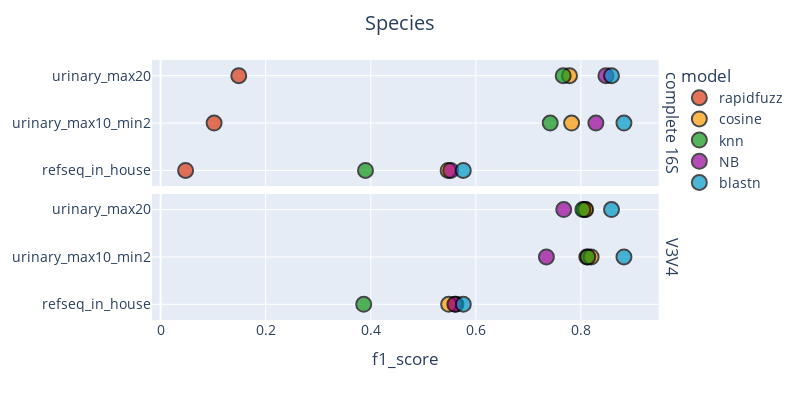

The notebook cell saved with this chart:
### Code cell
plt.Figure()


fig = px.scatter(
    species_scores,
    y = 'ref db', 
    x = 'f1_score', 
    color_discrete_sequence=px.colors.qualitative.G10[1:],
    color = 'model', 
    facet_row = 'region', 
    opacity = 0.7)

fig.update_traces(marker = dict(size = 15, line = dict(width = 2, color = 'black')), y0 = 0.5, dy = 0.1)
#fig.update_layout(legend = dict(font = dict(size = 15)))
fig.update_layout(font_size = 14, autosize = False, width = 800, height = 400, showlegend = True, title = dict(text = 'Species', x = 0.5))
fig.layout.annotations[0]['text'] = 'V3V4'
fig.layout.annotations[1]['text'] = 'complete 16S'
fig.update_annotations(font_size = 16)
fig.update_yaxes(title = None)




fig.show()

### Figure 1 — Plotly figure (JSON) as saved in the notebook; plotly's stock layout.template omitted (floating-point values rounded to 4 significant figures)
{"data": [{"dy": 0.1, "hovertemplate": "model=rapidfuzz<br>region=dna_seq<br>f1_score=%{x}<br>ref db=%{y}<extra></extra>", "legendgroup": "rapidfuzz", "marker": {"color": "#DC3912", "line": {"color": "black", "width": 2}, "opacity": 0.7, "size": 15, "symbol": "circle"}, "mode": "markers", "name": "rapidfuzz", "orientation": "h", "showlegend": true, "type": "scatter", "x": [0.04751, 0.1018, 0.1487], "xaxis": "x2", "y": ["refseq_in_house", "urinary_max10_min2", "urinary_max20"], "y0": 0.5, "yaxis": "y2"}, {"dy": 0.1, "hovertemplate": "model=rapidfuzz<br>region=V3V4<br>f1_score=%{x}<br>ref db=%{y}<extra></extra>", "legendgroup": "rapidfuzz", "marker": {"color": "#DC3912", "line": {"color": "black", "width": 2}, "opacity": 0.7, "size": 15, "symbol": "circle"}, "mode": "markers", "name": "rapidfuzz", "orientation": "h", "showlegend": false, "type": "scatter", "x": [0.5622, 0.8112, 0.8072], "xaxis": "x", "y": ["refseq_in_house", "urinary_max10_min2", "urinary_max20"], "y0": 0.5, "yaxis": "y"}, {"dy": 0.1, "hovertemplate": "model=cosine<br>region=dna_seq<br>f1_score=%{x}<br>ref db=%{y}<extra></extra>", "legendgroup": "cosine", "marker": {"color": "#FF9900", "line": {"color": "black", "width": 2}, "opacity": 0.7, "size": 15, "symbol": "circle"}, "mode": "markers", "name": "cosine", "orientation": "h", "showlegend": true, "type": "scatter", "x": [0.5472, 0.7823, 0.7784], "xaxis": "x2", "y": ["refseq_in_house", "urinary_max10_min2", "urinary_max20"], "y0": 0.5, "yaxis": "y2"}, {"dy": 0.1, "hovertemplate": "model=cosine<br>region=V3V4<br>f1_score=%{x}<br>ref db=%{y}<extra></extra>", "legendgroup": "cosine", "marker": {"color": "#FF9900", "line": {"color": "black", "width": 2}, "opacity": 0.7, "size": 15, "symbol": "circle"}, "mode": "markers", "name": "cosine", "orientation": "h", "showlegend": false, "type": "scatter", "x": [0.5483, 0.8195, 0.8091], "xaxis": "x", "y": ["refseq_in_house", "urinary_max10_min2", "urinary_max20"], "y0": 0.5, "yaxis": "y"}, {"dy": 0.1, "hovertemplate": "model=knn<br>region=dna_seq<br>f1_score=%{x}<br>ref db=%{y}<extra></extra>", "legendgroup": "knn", "marker": {"color": "#109618", "line": {"color": "black", "width": 2}, "opacity": 0.7, "size": 15, "symbol": "circle"}, "mode": "markers", "name": "knn", "orientation": "h", "showlegend": true, "type": "scatter", "x": [0.39, 0.7416, 0.7663], "xaxis": "x2", "y": ["refseq_in_house", "urinary_max10_min2", "urinary_max20"], "y0": 0.5, "yaxis": "y2"}, {"dy": 0.1, "hovertemplate": "model=knn<br>region=V3V4<br>f1_score=%{x}<br>ref db=%{y}<extra></extra>", "legendgroup": "knn", "marker": {"color": "#109618", "line": {"color": "black", "width": 2}, "opacity": 0.7, "size": 15, "symbol": "circle"}, "mode": "markers", "name": "knn", "orientation": "h", "showlegend": false, "type": "scatter", "x": [0.3866, 0.8133, 0.8037], "xaxis": "x", "y": ["refseq_in_house", "urinary_max10_min2", "urinary_max20"], "y0": 0.5, "yaxis": "y"}, {"dy": 0.1, "hovertemplate": "model=NB<br>region=dna_seq<br>f1_score=%{x}<br>ref db=%{y}<extra></extra>", "legendgroup": "NB", "marker": {"color": "#990099", "line": {"color": "black", "width": 2}, "opacity": 0.7, "size": 15, "symbol": "circle"}, "mode": "markers", "name": "NB", "orientation": "h", "showlegend": true, "type": "scatter", "x": [0.5522, 0.8285, 0.8476], "xaxis": "x2", "y": ["refseq_in_house", "urinary_max10_min2", "urinary_max20"], "y0": 0.5, "yaxis": "y2"}, {"dy": 0.1, "hovertemplate": "model=NB<br>region=V3V4<br>f1_score=%{x}<br>ref db=%{y}<extra></extra>", "legendgroup": "NB", "marker": {"color": "#990099", "line": {"color": "black", "width": 2}, "opacity": 0.7, "size": 15, "symbol": "circle"}, "mode": "markers", "name": "NB", "orientation": "h", "showlegend": false, "type": "scatter", "x": [0.5601, 0.7343, 0.7674], "xaxis": "x", "y": ["refseq_in_house", "urinary_max10_min2", "urinary_max20"], "y0": 0.5, "yaxis": "y"}, {"dy": 0.1, "hovertemplate": "model=blastn<br>region=dna_seq<br>f1_score=%{x}<br>ref db=%{y}<extra></extra>", "legendgroup": "blastn", "marker": {"color": "#0099C6", "line": {"color": "black", "width": 2}, "opacity": 0.7, "size": 15, "symbol": "circle"}, "mode": "markers", "name": "blastn", "orientation": "h", "showlegend": true, "type": "scatter", "x": [0.882, 0.8583, 0.5761], "xaxis": "x2", "y": ["urinary_max10_min2", "urinary_max20", "refseq_in_house"], "y0": 0.5, "yaxis": "y2"}, {"dy": 0.1, "hovertemplate": "model=blastn<br>region=V3V4<br>f1_score=%{x}<br>ref db=%{y}<extra></extra>", "legendgroup": "blastn", "marker": {"color": "#0099C6", "line": {"color": "black", "width": 2}, "opacity": 0.7, "size": 15, "symbol": "circle"}, "mode": "markers", "name": "blastn", "orientation": "h", "showlegend": false, "type": "scatter", "x": [0.882, 0.8583, 0.5761], "xaxis": "x", "y": ["urinary_max10_min2", "urinary_max20", "refseq_in_house"], "y0": 0.5, "yaxis": "y"}], "layout": {"annotations": [{"font": {"size": 16}, "showarrow": false, "text": "V3V4", "textangle": 90, "x": 0.98, "xanchor": "left", "xref": "paper", "y": 0.2425, "yanchor": "middle", "yref": "paper"}, {"font": {"size": 16}, "showarrow": false, "text": "complete 16S", "textangle": 90, "x": 0.98, "xanchor": "left", "xref": "paper", "y": 0.7575, "yanchor": "middle", "yref": "paper"}], "autosize": false, "font": {"size": 14}, "height": 400, "legend": {"title": {"text": "model"}, "tracegroupgap": 0}, "margin": {"t": 60}, "showlegend": true, "title": {"text": "Species", "x": 0.5}, "width": 800, "xaxis": {"anchor": "y", "domain": [0, 0.98], "title": {"text": "f1_score"}}, "xaxis2": {"anchor": "y2", "domain": [0, 0.98], "matches": "x", "showticklabels": false}, "yaxis": {"anchor": "x", "domain": [0, 0.485], "title": {}}, "yaxis2": {"anchor": "x2", "domain": [0.515, 1], "matches": "y", "title": {}}}}
